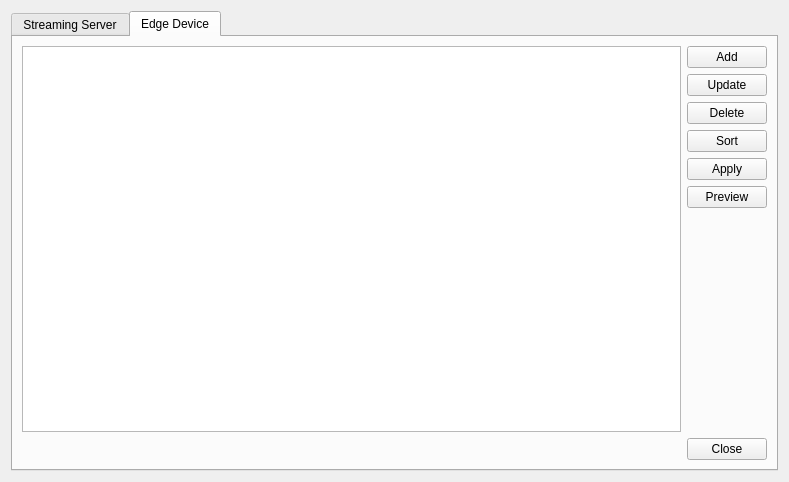
<?xml version="1.0" encoding="UTF-8"?>
<ui version="4.0">
 <class>wdg3STool</class>
 <widget class="QWidget" name="wdg3STool">
  <property name="geometry">
   <rect>
    <x>0</x>
    <y>0</y>
    <width>789</width>
    <height>482</height>
   </rect>
  </property>
  <property name="windowTitle">
   <string>Streaming Management</string>
  </property>
  <layout class="QGridLayout" name="gridLayout_2">
   <item row="0" column="1">
    <widget class="QTabWidget" name="tabWidget">
     <property name="currentIndex">
      <number>1</number>
     </property>
     <widget class="QWidget" name="tab_3">
      <attribute name="title">
       <string>Streaming Server</string>
      </attribute>
      <layout class="QGridLayout" name="gridLayout">
       <item row="0" column="0">
        <layout class="QVBoxLayout" name="verticalLayout_2">
         <item>
          <layout class="QHBoxLayout" name="horizontalLayout">
           <item>
            <widget class="QTableWidget" name="tblStreaming"/>
           </item>
           <item>
            <layout class="QVBoxLayout" name="verticalLayout">
             <item>
              <widget class="QPushButton" name="btnStreamingAdd">
               <property name="text">
                <string>Add</string>
               </property>
              </widget>
             </item>
             <item>
              <widget class="QPushButton" name="btnStreamingUpdate">
               <property name="text">
                <string>Update</string>
               </property>
              </widget>
             </item>
             <item>
              <widget class="QPushButton" name="btnStreamingDelete">
               <property name="text">
                <string>Delete</string>
               </property>
              </widget>
             </item>
             <item>
              <widget class="QPushButton" name="btnStreamingSort">
               <property name="text">
                <string>Sort</string>
               </property>
              </widget>
             </item>
             <item>
              <widget class="QPushButton" name="btnStreamingApply">
               <property name="text">
                <string>Apply</string>
               </property>
              </widget>
             </item>
             <item>
              <widget class="QPushButton" name="btnStreamingPreview">
               <property name="text">
                <string>Preview</string>
               </property>
              </widget>
             </item>
             <item>
              <spacer name="verticalSpacer_2">
               <property name="orientation">
                <enum>Qt::Vertical</enum>
               </property>
               <property name="sizeHint" stdset="0">
                <size>
                 <width>20</width>
                 <height>40</height>
                </size>
               </property>
              </spacer>
             </item>
            </layout>
           </item>
          </layout>
         </item>
         <item>
          <widget class="QDialogButtonBox" name="bbxStreaming">
           <property name="standardButtons">
            <set>QDialogButtonBox::Close</set>
           </property>
          </widget>
         </item>
        </layout>
       </item>
      </layout>
     </widget>
     <widget class="QWidget" name="tab_4">
      <attribute name="title">
       <string>Edge Device</string>
      </attribute>
      <layout class="QGridLayout" name="gridLayout_3">
       <item row="0" column="0">
        <layout class="QVBoxLayout" name="verticalLayout_4">
         <item>
          <layout class="QHBoxLayout" name="horizontalLayout_3">
           <item>
            <widget class="QTableWidget" name="tblEdge"/>
           </item>
           <item>
            <layout class="QVBoxLayout" name="verticalLayout_5">
             <item>
              <widget class="QPushButton" name="btnEdgeAdd">
               <property name="text">
                <string>Add</string>
               </property>
              </widget>
             </item>
             <item>
              <widget class="QPushButton" name="btnEdgeUpdate">
               <property name="text">
                <string>Update</string>
               </property>
              </widget>
             </item>
             <item>
              <widget class="QPushButton" name="btnEdgeDelete">
               <property name="text">
                <string>Delete</string>
               </property>
              </widget>
             </item>
             <item>
              <widget class="QPushButton" name="btnEdgeSort">
               <property name="text">
                <string>Sort</string>
               </property>
              </widget>
             </item>
             <item>
              <widget class="QPushButton" name="btnEdgeApply">
               <property name="text">
                <string>Apply</string>
               </property>
              </widget>
             </item>
             <item>
              <widget class="QPushButton" name="btnEdgePreview">
               <property name="text">
                <string>Preview</string>
               </property>
              </widget>
             </item>
             <item>
              <spacer name="verticalSpacer_4">
               <property name="orientation">
                <enum>Qt::Vertical</enum>
               </property>
               <property name="sizeHint" stdset="0">
                <size>
                 <width>20</width>
                 <height>40</height>
                </size>
               </property>
              </spacer>
             </item>
            </layout>
           </item>
          </layout>
         </item>
         <item>
          <widget class="QDialogButtonBox" name="bbxEdge">
           <property name="standardButtons">
            <set>QDialogButtonBox::Close</set>
           </property>
          </widget>
         </item>
        </layout>
       </item>
      </layout>
     </widget>
    </widget>
   </item>
  </layout>
 </widget>
 <resources/>
 <connections/>
</ui>
